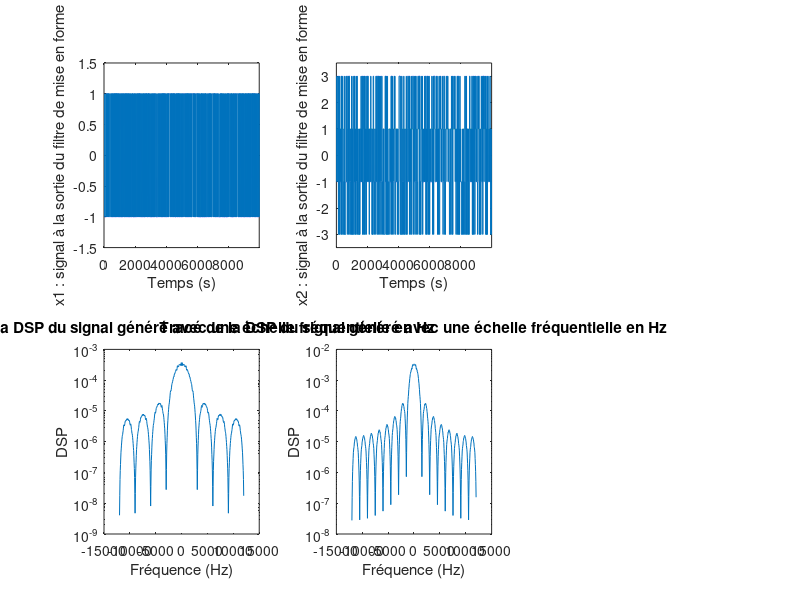

Recreate this plot in MATLAB. (Note: this script raises an error after producing the figure.)
clear all;
close all;
%--------------------------------------------------
%ETUDE D'UNE CHAINE DE TRANSMISSION EN BANDE DE BASE
Fe = 24000; %fréquence d'échantillonage
Te = 1/Fe;
Rb = 3000; %débit binaire
Tb = 1/Rb;
Nb = 10000
nfft = 1024;
figure;
%MODULATEUR 1--------------------------------------
bits = randi([0 1], 1, Nb);
M = 2;
Rs1 = Rb / log2(M);
Ts1 = 1/Rs1;
Ns1 = 1/(Te * Rs1);
Nbs = Nb/log2(M); %Nombre de symboles
Ne = Nbs*Ns1; %Nombre d'echantillons
symboles1 = bits*2 -1;
signal_mappe1 = kron(symboles1, [1 zeros(1, Ns1-1)]);
x1 = filter(ones(1, Ns1), 1, signal_mappe1);

%affichage du signal
subplot(2,3,1);
plot(x1);
axis([0 Nb-1 -1.5 1.5]);
xlabel('Temps (s)');
ylabel('x1 : signal à la sortie du filtre de mise en forme');

%densité spectrale de puissance (DSP)
DSP1 = pwelch(x1,[],[],[],Fe,'twosided');
frequences1 = linspace(-Fe/2, Fe/2, length(DSP1));
subplot(2,3,4);
semilogy(frequences1,fftshift(abs(DSP1))); 
xlabel('Fréquence (Hz)')
ylabel('DSP')
title('Tracé de la DSP du signal généré avec une échelle fréquentielle en Hz')

%MODULATEUR 2--------------------------------------
bits = randi([0 1], 1, Nb);
M = 4;
Rs2 = Rb / log2(M);
Ts2 = 1/Rs2;
Ns2 = 1/(Te*Rs2);
Nbs = Nb/log2(M); %Nombre de symboles
Ne = Nbs*Ns2; %Nombre d'echantillons
symboles2 = reshape(bits, Nb/2, 2);
symboles2 = bi2de(symboles2); %conversion de binaire en decimal
symboles2 = (2 * symboles2 -3)';
signal_mappe2 = kron(symboles2, [1 zeros(1, Ns2-1)]);
x2 = filter(ones(1, Ns2), 1, [signal_mappe2 zeros(1, Ns2)]);

%affichage du signal
subplot(2,3,2);
plot(x2);
axis([0 Nb-1 -3.5 3.5]);
xlabel('Temps (s)');
ylabel('x2 : signal à la sortie du filtre de mise en forme');

%densité spectrale de puissance (DSP)
DSP2 = pwelch(x2,[],[],[],Fe,'twosided');
frequences2 = linspace(-Fe/2, Fe/2, length(DSP2));
subplot(2,3,5);
semilogy(frequences2,fftshift(abs(DSP2))); 
xlabel('Fréquence (Hz)')
ylabel('DSP')
title('Tracé de la DSP du signal généré avec une échelle fréquentielle en Hz')

%MODULATEUR 3--------------------------------------
bits = randi([0 1], 1, Nb);
M = 2;
alpha = 0.5;
Rs3 = Rb / log2(M);
Ts3 = 1/Rs3;
Ns3 = 1/(Te*Rs3);
Nbs = Nb/log2(M); %Nombre de symboles
Ne = Nbs*Ns3; %Nombre d'echantillons
symboles3 = 2*bits - 1; % Mapping binaire à moyenne nulle : 0->-1, 1->1
signal_mappe3=kron(symboles3, [1 zeros(1,Ns3-1)]); %suite de dirac pondérée
h3 = rcosdesign(alpha, 15, Ns3);
x3 = filter(h3, 1, [signal_mappe3 zeros(1, Ns3)]);

%affichage du signal
subplot(2,3,3);
plot(x3);
axis([0 Nb-1 -1.5 1.5]);
xlabel('Temps (s)');
ylabel('x3 : signal à la sortie du filtre de mise en forme');

%densité spectrale de puissance (DSP)
DSP3 = pwelch(x3,[],[],[],Fe,'twosided');
frequences3 = linspace(-Fe/2, Fe/2, length(DSP3));
subplot(2,3,6);
semilogy(frequences3,fftshift(abs(DSP3))); 
xlabel('Fréquence (Hz)')
ylabel('DSP')
title('Tracé de la DSP du signal généré avec une échelle fréquentielle en Hz')


%% DSP sur la même courbe-------------------------------------------------
figure;
semilogy(frequences1,fftshift(abs(DSP1))); 
hold on;
semilogy(frequences2,fftshift(abs(DSP2))); 
semilogy(frequences3,fftshift(abs(DSP3))); 
xlabel("Fréquence en Hz");
ylabel("DSP de xi");
title('Comparaison des DSP des trois modulateurs');
legend('DSP de x1', 'DSP de x2', 'DSP de x3');